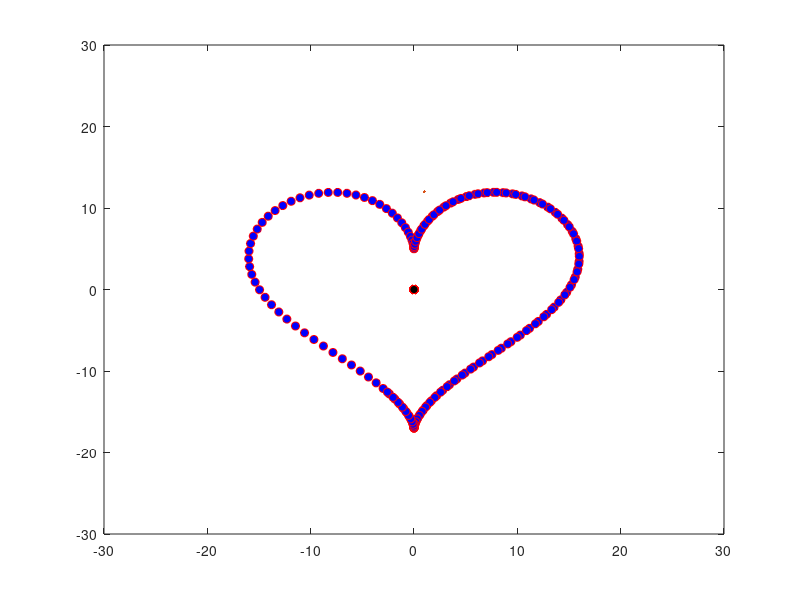

MATLAB code to generate this figure:
xa=60;ya=30;xb=30;yb=60;l1=20;l2=20;
t=0:0.05:10;

X=16*(power(sin(t),3));
Y=13*cos(t)-5*cos(2*t)-2*cos(3*t)-cos(4*t);

c2=(X.^2 + Y.^2- l1^2 - l2^2 )/(2*l1*l2);
s2=sqrt(abs(1- c2.^2 ));
t2=atan2(s2,c2);

c1=X.*(l1+l2.*c2)+l2*s2.*Y;
s1=(l1+l2.*c2).*Y-l2*s2.*X;
t1=atan2(s1,c1); 

Px1=l1*cos(t1);
Py1=l1*sin(t1);

Px=l1*cos(t1)+l2*cos(t1+t2); 
Py=l1*sin(t1)+l2*sin(t1+t2);


for ii=2:length(t)
    axis([-30 30 -30 30]);
    plot(Px(ii),Py(ii),'ro','MarkerFaceColor','b');
    hold on ;
    J=plot(0,0,'ro','MarkerFaceColor','k',MarkerSize=12);
    hold on ;
    L1=plot([0 Px1(ii)],[0 Py1(ii)],'r',LineWidth=3);
    hold on ;
    J1=plot(Px1(ii),Py1(ii),'ro','MarkerFaceColor','k',MarkerSize=12);
    hold on ;
    L2=plot([Px1(ii) Px(ii)],[Py1(ii) Py(ii)],'r',LineWidth=3);
    hold on ;
    J2=plot(Px(ii),Py(ii),'ro','MarkerFaceColor','k',MarkerSize=12);
    hold on ;
    pause(0.1);
    delete(L1);
    delete(L2);
    delete(J1);
    delete(J2);
end





